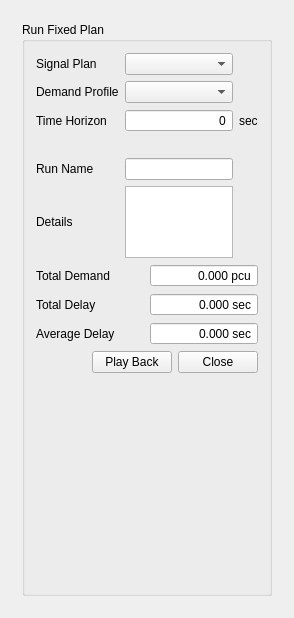
<?xml version="1.0" encoding="UTF-8"?>
<ui version="4.0">
 <class>DSimSettingsPanel</class>
 <widget class="QWidget" name="DSimSettingsPanel">
  <property name="geometry">
   <rect>
    <x>0</x>
    <y>0</y>
    <width>291</width>
    <height>618</height>
   </rect>
  </property>
  <property name="windowTitle">
   <string>DSimSettingsPanel</string>
  </property>
  <layout class="QVBoxLayout" name="verticalLayout">
   <item>
    <widget class="QScrollArea" name="scrollArea">
     <property name="sizePolicy">
      <sizepolicy hsizetype="Minimum" vsizetype="MinimumExpanding">
       <horstretch>0</horstretch>
       <verstretch>0</verstretch>
      </sizepolicy>
     </property>
     <property name="frameShape">
      <enum>QFrame::NoFrame</enum>
     </property>
     <property name="widgetResizable">
      <bool>true</bool>
     </property>
     <widget class="QWidget" name="scrollAreaWidgetContents">
      <property name="geometry">
       <rect>
        <x>0</x>
        <y>0</y>
        <width>273</width>
        <height>600</height>
       </rect>
      </property>
      <layout class="QVBoxLayout" name="verticalLayout_2">
       <item>
        <widget class="QGroupBox" name="DCell_groupBox1">
         <property name="sizePolicy">
          <sizepolicy hsizetype="Minimum" vsizetype="MinimumExpanding">
           <horstretch>0</horstretch>
           <verstretch>0</verstretch>
          </sizepolicy>
         </property>
         <property name="minimumSize">
          <size>
           <width>0</width>
           <height>300</height>
          </size>
         </property>
         <property name="title">
          <string>Run Fixed Plan</string>
         </property>
         <layout class="QVBoxLayout" name="verticalLayout_3">
          <item>
           <layout class="QGridLayout" name="InputParam_gridLayout">
            <property name="horizontalSpacing">
             <number>6</number>
            </property>
            <item row="1" column="0">
             <widget class="QLabel" name="DmdPlanText_Label">
              <property name="sizePolicy">
               <sizepolicy hsizetype="Minimum" vsizetype="Preferred">
                <horstretch>0</horstretch>
                <verstretch>0</verstretch>
               </sizepolicy>
              </property>
              <property name="text">
               <string>Demand Profile</string>
              </property>
             </widget>
            </item>
            <item row="4" column="0">
             <widget class="QLabel" name="NameText_Label">
              <property name="sizePolicy">
               <sizepolicy hsizetype="Minimum" vsizetype="Preferred">
                <horstretch>0</horstretch>
                <verstretch>0</verstretch>
               </sizepolicy>
              </property>
              <property name="text">
               <string>Run Name</string>
              </property>
             </widget>
            </item>
            <item row="2" column="1">
             <widget class="QSpinBox" name="time_spinBox">
              <property name="sizePolicy">
               <sizepolicy hsizetype="MinimumExpanding" vsizetype="Fixed">
                <horstretch>0</horstretch>
                <verstretch>0</verstretch>
               </sizepolicy>
              </property>
              <property name="alignment">
               <set>Qt::AlignRight|Qt::AlignTrailing|Qt::AlignVCenter</set>
              </property>
              <property name="readOnly">
               <bool>false</bool>
              </property>
              <property name="buttonSymbols">
               <enum>QAbstractSpinBox::NoButtons</enum>
              </property>
              <property name="suffix">
               <string/>
              </property>
              <property name="minimum">
               <number>0</number>
              </property>
              <property name="maximum">
               <number>0</number>
              </property>
             </widget>
            </item>
            <item row="2" column="0">
             <widget class="QLabel" name="TimeText_Label">
              <property name="sizePolicy">
               <sizepolicy hsizetype="Minimum" vsizetype="Preferred">
                <horstretch>0</horstretch>
                <verstretch>0</verstretch>
               </sizepolicy>
              </property>
              <property name="text">
               <string>Time Horizon</string>
              </property>
             </widget>
            </item>
            <item row="5" column="0">
             <widget class="QLabel" name="DetailsText_Label">
              <property name="sizePolicy">
               <sizepolicy hsizetype="Minimum" vsizetype="Preferred">
                <horstretch>0</horstretch>
                <verstretch>0</verstretch>
               </sizepolicy>
              </property>
              <property name="text">
               <string>Details</string>
              </property>
             </widget>
            </item>
            <item row="1" column="1">
             <widget class="QComboBox" name="dmdPlan_comboBox">
              <property name="sizePolicy">
               <sizepolicy hsizetype="Minimum" vsizetype="Fixed">
                <horstretch>0</horstretch>
                <verstretch>0</verstretch>
               </sizepolicy>
              </property>
             </widget>
            </item>
            <item row="0" column="0">
             <widget class="QLabel" name="SigPlanText_Label">
              <property name="sizePolicy">
               <sizepolicy hsizetype="Minimum" vsizetype="Preferred">
                <horstretch>0</horstretch>
                <verstretch>0</verstretch>
               </sizepolicy>
              </property>
              <property name="text">
               <string>Signal Plan</string>
              </property>
             </widget>
            </item>
            <item row="5" column="1">
             <widget class="QPlainTextEdit" name="Details_PlainTextEdit">
              <property name="enabled">
               <bool>true</bool>
              </property>
              <property name="sizePolicy">
               <sizepolicy hsizetype="Minimum" vsizetype="Minimum">
                <horstretch>0</horstretch>
                <verstretch>0</verstretch>
               </sizepolicy>
              </property>
              <property name="minimumSize">
               <size>
                <width>0</width>
                <height>60</height>
               </size>
              </property>
              <property name="sizeIncrement">
               <size>
                <width>0</width>
                <height>20</height>
               </size>
              </property>
              <property name="baseSize">
               <size>
                <width>0</width>
                <height>60</height>
               </size>
              </property>
              <property name="sizeAdjustPolicy">
               <enum>QAbstractScrollArea::AdjustToContents</enum>
              </property>
             </widget>
            </item>
            <item row="0" column="1">
             <widget class="QComboBox" name="sigPlan_comboBox">
              <property name="sizePolicy">
               <sizepolicy hsizetype="Minimum" vsizetype="Fixed">
                <horstretch>0</horstretch>
                <verstretch>0</verstretch>
               </sizepolicy>
              </property>
             </widget>
            </item>
            <item row="4" column="1">
             <widget class="QLineEdit" name="name_lineEdit">
              <property name="sizePolicy">
               <sizepolicy hsizetype="Minimum" vsizetype="Fixed">
                <horstretch>0</horstretch>
                <verstretch>0</verstretch>
               </sizepolicy>
              </property>
             </widget>
            </item>
            <item row="2" column="2">
             <widget class="QLabel" name="label">
              <property name="sizePolicy">
               <sizepolicy hsizetype="Minimum" vsizetype="Preferred">
                <horstretch>0</horstretch>
                <verstretch>0</verstretch>
               </sizepolicy>
              </property>
              <property name="text">
               <string>sec</string>
              </property>
             </widget>
            </item>
            <item row="3" column="0">
             <widget class="QLabel" name="spacer_label">
              <property name="text">
               <string> </string>
              </property>
             </widget>
            </item>
           </layout>
          </item>
          <item>
           <layout class="QGridLayout" name="Result_gridLayout" columnstretch="0,0">
            <property name="horizontalSpacing">
             <number>6</number>
            </property>
            <item row="2" column="1">
             <widget class="QDoubleSpinBox" name="AvgDelay_doubleSpinBox">
              <property name="alignment">
               <set>Qt::AlignRight|Qt::AlignTrailing|Qt::AlignVCenter</set>
              </property>
              <property name="readOnly">
               <bool>true</bool>
              </property>
              <property name="buttonSymbols">
               <enum>QAbstractSpinBox::NoButtons</enum>
              </property>
              <property name="suffix">
               <string> sec</string>
              </property>
              <property name="decimals">
               <number>3</number>
              </property>
             </widget>
            </item>
            <item row="0" column="0">
             <widget class="QLabel" name="TolDemandText_Label">
              <property name="sizePolicy">
               <sizepolicy hsizetype="Minimum" vsizetype="Preferred">
                <horstretch>0</horstretch>
                <verstretch>0</verstretch>
               </sizepolicy>
              </property>
              <property name="text">
               <string>Total Demand</string>
              </property>
             </widget>
            </item>
            <item row="1" column="0">
             <widget class="QLabel" name="TolDelayText_Label">
              <property name="sizePolicy">
               <sizepolicy hsizetype="Minimum" vsizetype="Preferred">
                <horstretch>0</horstretch>
                <verstretch>0</verstretch>
               </sizepolicy>
              </property>
              <property name="text">
               <string>Total Delay</string>
              </property>
             </widget>
            </item>
            <item row="0" column="1">
             <widget class="QDoubleSpinBox" name="TolDemand_doubleSpinBox">
              <property name="alignment">
               <set>Qt::AlignRight|Qt::AlignTrailing|Qt::AlignVCenter</set>
              </property>
              <property name="readOnly">
               <bool>true</bool>
              </property>
              <property name="buttonSymbols">
               <enum>QAbstractSpinBox::NoButtons</enum>
              </property>
              <property name="suffix">
               <string> pcu</string>
              </property>
              <property name="decimals">
               <number>3</number>
              </property>
             </widget>
            </item>
            <item row="1" column="1">
             <widget class="QDoubleSpinBox" name="TolDelay_doubleSpinBox">
              <property name="alignment">
               <set>Qt::AlignRight|Qt::AlignTrailing|Qt::AlignVCenter</set>
              </property>
              <property name="readOnly">
               <bool>true</bool>
              </property>
              <property name="buttonSymbols">
               <enum>QAbstractSpinBox::NoButtons</enum>
              </property>
              <property name="suffix">
               <string> sec</string>
              </property>
              <property name="decimals">
               <number>3</number>
              </property>
             </widget>
            </item>
            <item row="2" column="0">
             <widget class="QLabel" name="AvgDelayText_Label">
              <property name="sizePolicy">
               <sizepolicy hsizetype="Minimum" vsizetype="Preferred">
                <horstretch>0</horstretch>
                <verstretch>0</verstretch>
               </sizepolicy>
              </property>
              <property name="text">
               <string>Average Delay</string>
              </property>
             </widget>
            </item>
           </layout>
          </item>
          <item>
           <layout class="QHBoxLayout" name="closeButton_horizontalLayout">
            <item>
             <spacer name="horizontalSpacer">
              <property name="orientation">
               <enum>Qt::Horizontal</enum>
              </property>
              <property name="sizeType">
               <enum>QSizePolicy::MinimumExpanding</enum>
              </property>
              <property name="sizeHint" stdset="0">
               <size>
                <width>0</width>
                <height>0</height>
               </size>
              </property>
             </spacer>
            </item>
            <item>
             <widget class="QPushButton" name="playBack_pushButton">
              <property name="text">
               <string>Play Back</string>
              </property>
             </widget>
            </item>
            <item>
             <widget class="QPushButton" name="close_pushButton">
              <property name="text">
               <string>Close</string>
              </property>
             </widget>
            </item>
           </layout>
          </item>
          <item>
           <spacer name="verticalSpacer">
            <property name="orientation">
             <enum>Qt::Vertical</enum>
            </property>
            <property name="sizeHint" stdset="0">
             <size>
              <width>0</width>
              <height>0</height>
             </size>
            </property>
           </spacer>
          </item>
         </layout>
        </widget>
       </item>
      </layout>
     </widget>
    </widget>
   </item>
  </layout>
 </widget>
 <layoutdefault spacing="6" margin="11"/>
 <tabstops>
  <tabstop>scrollArea</tabstop>
  <tabstop>sigPlan_comboBox</tabstop>
  <tabstop>dmdPlan_comboBox</tabstop>
  <tabstop>time_spinBox</tabstop>
  <tabstop>name_lineEdit</tabstop>
  <tabstop>Details_PlainTextEdit</tabstop>
  <tabstop>TolDemand_doubleSpinBox</tabstop>
  <tabstop>TolDelay_doubleSpinBox</tabstop>
  <tabstop>AvgDelay_doubleSpinBox</tabstop>
  <tabstop>playBack_pushButton</tabstop>
  <tabstop>close_pushButton</tabstop>
 </tabstops>
 <resources/>
 <connections/>
</ui>
